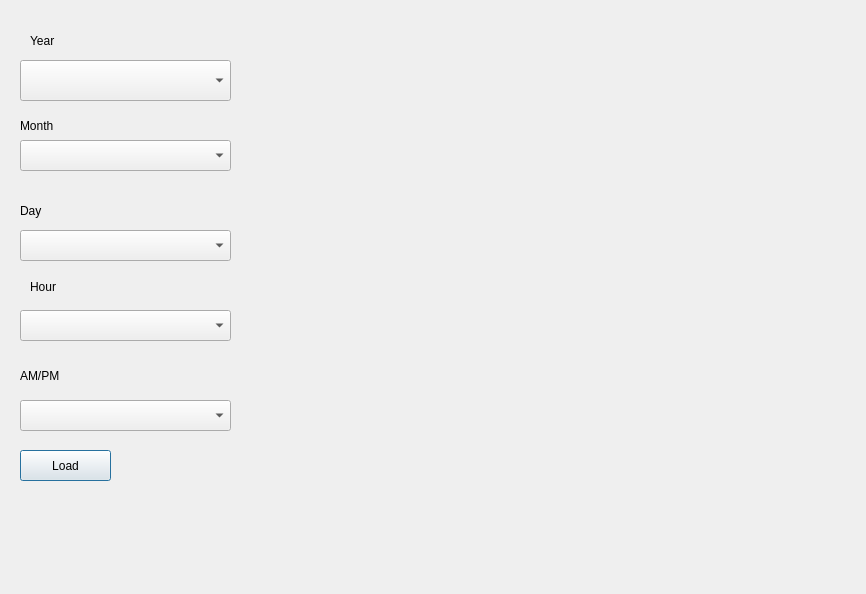
<?xml version="1.0" encoding="UTF-8"?>
<ui version="4.0">
 <class>SenuDialogBase</class>
 <widget class="QDialog" name="SenuDialogBase">
  <property name="geometry">
   <rect>
    <x>0</x>
    <y>0</y>
    <width>866</width>
    <height>594</height>
   </rect>
  </property>
  <property name="windowTitle">
   <string>Senu Qgis Plugin</string>
  </property>
  <widget class="QComboBox" name="comboBox">
   <property name="geometry">
    <rect>
     <x>20</x>
     <y>140</y>
     <width>211</width>
     <height>31</height>
    </rect>
   </property>
  </widget>
  <widget class="QLabel" name="label">
   <property name="geometry">
    <rect>
     <x>20</x>
     <y>200</y>
     <width>121</width>
     <height>21</height>
    </rect>
   </property>
   <property name="text">
    <string>Day</string>
   </property>
  </widget>
  <widget class="QLabel" name="label_2">
   <property name="geometry">
    <rect>
     <x>20</x>
     <y>110</y>
     <width>131</width>
     <height>31</height>
    </rect>
   </property>
   <property name="text">
    <string>Month</string>
   </property>
  </widget>
  <widget class="QPushButton" name="pushButton">
   <property name="geometry">
    <rect>
     <x>20</x>
     <y>450</y>
     <width>91</width>
     <height>31</height>
    </rect>
   </property>
   <property name="text">
    <string>Load</string>
   </property>
  </widget>
  <widget class="QComboBox" name="comboBox_2">
   <property name="geometry">
    <rect>
     <x>20</x>
     <y>230</y>
     <width>211</width>
     <height>31</height>
    </rect>
   </property>
  </widget>
  <widget class="QComboBox" name="comboBox_3">
   <property name="geometry">
    <rect>
     <x>20</x>
     <y>60</y>
     <width>211</width>
     <height>41</height>
    </rect>
   </property>
  </widget>
  <widget class="QLabel" name="label_3">
   <property name="geometry">
    <rect>
     <x>30</x>
     <y>30</y>
     <width>61</width>
     <height>21</height>
    </rect>
   </property>
   <property name="text">
    <string>Year</string>
   </property>
  </widget>
  <widget class="QComboBox" name="comboBox_4">
   <property name="geometry">
    <rect>
     <x>20</x>
     <y>310</y>
     <width>211</width>
     <height>31</height>
    </rect>
   </property>
  </widget>
  <widget class="QLabel" name="label_4">
   <property name="geometry">
    <rect>
     <x>20</x>
     <y>360</y>
     <width>131</width>
     <height>31</height>
    </rect>
   </property>
   <property name="text">
    <string>AM/PM</string>
   </property>
  </widget>
  <widget class="QLabel" name="label_5">
   <property name="geometry">
    <rect>
     <x>30</x>
     <y>280</y>
     <width>47</width>
     <height>13</height>
    </rect>
   </property>
   <property name="text">
    <string>Hour</string>
   </property>
  </widget>
  <widget class="QComboBox" name="comboBox_5">
   <property name="geometry">
    <rect>
     <x>20</x>
     <y>400</y>
     <width>211</width>
     <height>31</height>
    </rect>
   </property>
  </widget>
 </widget>
 <resources/>
 <connections/>
</ui>
